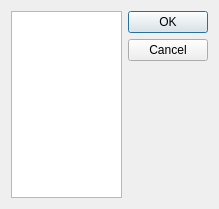
<?xml version="1.0" encoding="UTF-8"?>
<ui version="4.0">
 <class>wf_palette_design_dialog</class>
 <widget class="QDialog" name="wf_palette_design_dialog">
  <property name="geometry">
   <rect>
    <x>0</x>
    <y>0</y>
    <width>219</width>
    <height>209</height>
   </rect>
  </property>
  <property name="windowTitle">
   <string>Palette Designer</string>
  </property>
  <layout class="QHBoxLayout" name="horizontalLayout">
   <item>
    <widget class="QTableWidget" name="colour_table_widget">
     <property name="contextMenuPolicy">
      <enum>Qt::CustomContextMenu</enum>
     </property>
     <property name="toolTip">
      <string>&lt;html&gt;&lt;head/&gt;&lt;body&gt;&lt;p&gt;Double click a color to edit it.&lt;/p&gt;&lt;p&gt;Right click to insert or delete colors.&lt;/p&gt;&lt;p&gt;Colors at the top represent weak signals&lt;/p&gt;&lt;p&gt;and colors at the bottom represent strong&lt;/p&gt;&lt;p&gt;signals. You can have up to 256 colors.&lt;/p&gt;&lt;/body&gt;&lt;/html&gt;</string>
     </property>
     <property name="selectionMode">
      <enum>QAbstractItemView::NoSelection</enum>
     </property>
     <property name="columnCount">
      <number>1</number>
     </property>
     <attribute name="horizontalHeaderVisible">
      <bool>false</bool>
     </attribute>
     <attribute name="horizontalHeaderStretchLastSection">
      <bool>true</bool>
     </attribute>
     <column/>
    </widget>
   </item>
   <item>
    <widget class="QDialogButtonBox" name="button_box">
     <property name="orientation">
      <enum>Qt::Vertical</enum>
     </property>
     <property name="standardButtons">
      <set>QDialogButtonBox::Cancel|QDialogButtonBox::Ok</set>
     </property>
    </widget>
   </item>
  </layout>
 </widget>
 <resources/>
 <connections>
  <connection>
   <sender>button_box</sender>
   <signal>accepted()</signal>
   <receiver>wf_palette_design_dialog</receiver>
   <slot>accept()</slot>
   <hints>
    <hint type="sourcelabel">
     <x>248</x>
     <y>254</y>
    </hint>
    <hint type="destinationlabel">
     <x>157</x>
     <y>274</y>
    </hint>
   </hints>
  </connection>
  <connection>
   <sender>button_box</sender>
   <signal>rejected()</signal>
   <receiver>wf_palette_design_dialog</receiver>
   <slot>reject()</slot>
   <hints>
    <hint type="sourcelabel">
     <x>316</x>
     <y>260</y>
    </hint>
    <hint type="destinationlabel">
     <x>286</x>
     <y>274</y>
    </hint>
   </hints>
  </connection>
 </connections>
</ui>
